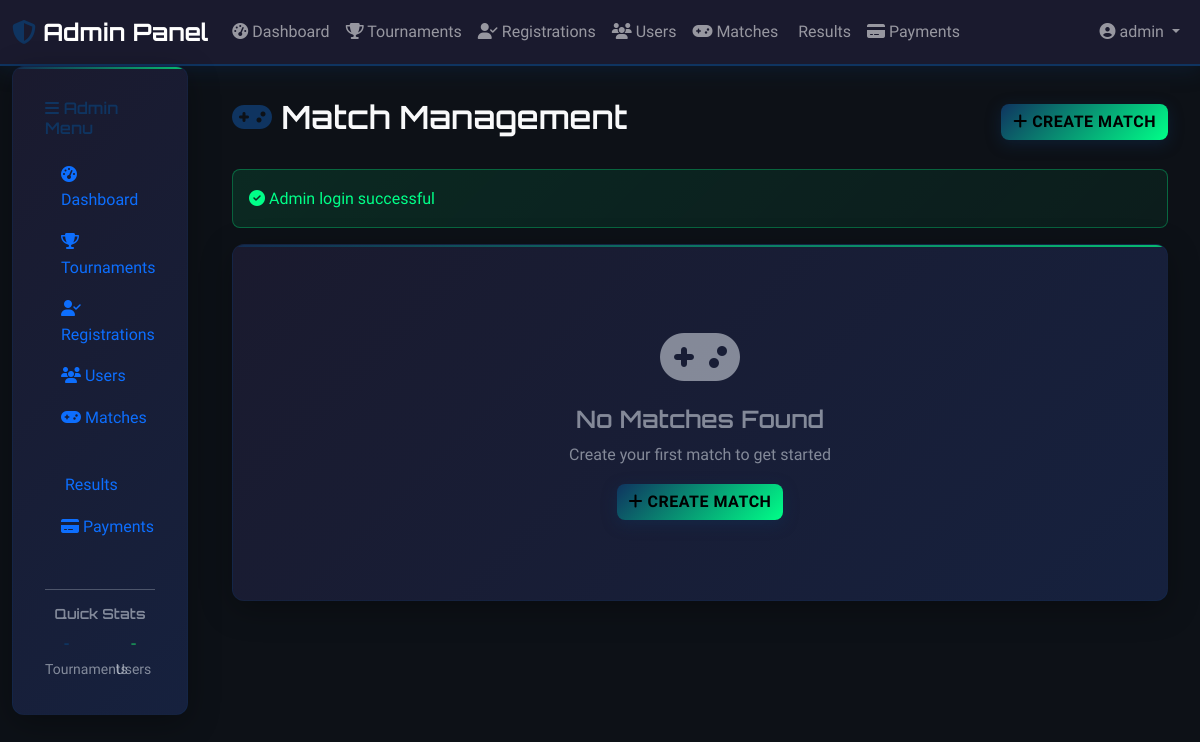
Before: /admin/matches.php (signed in) with the older database file.
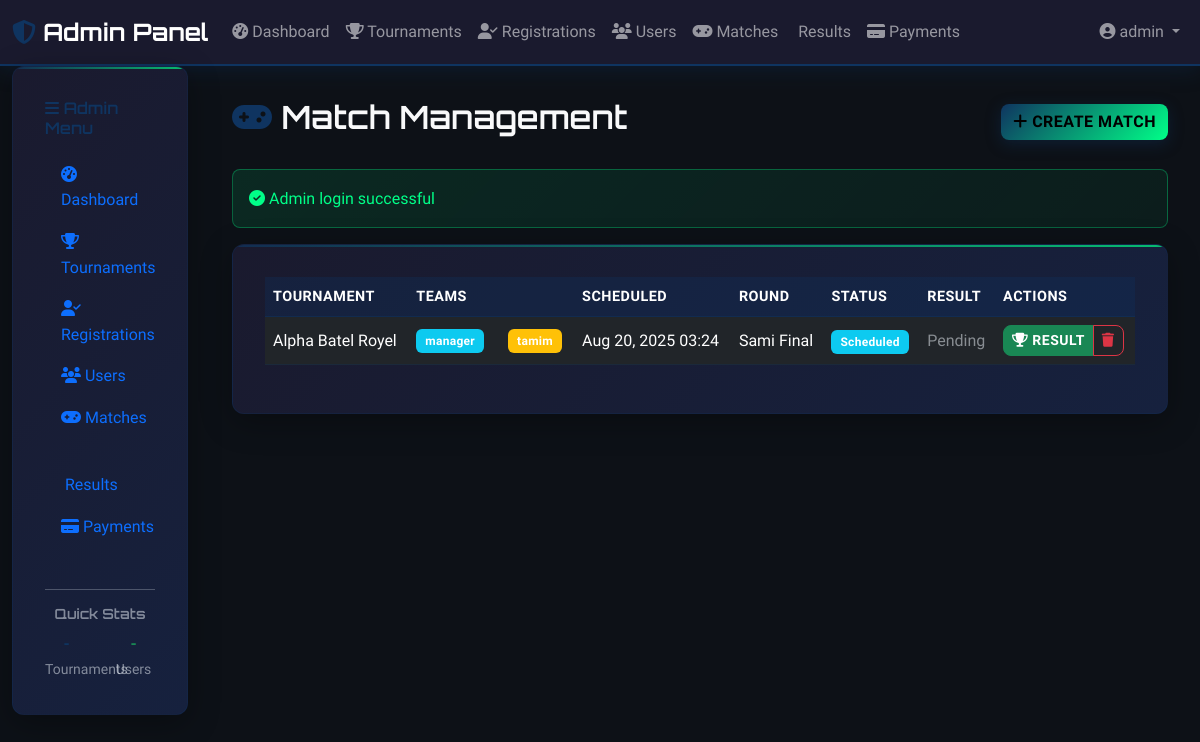
After: the same page with the newer database file.
### tables this page shows
CREATE TABLE matches (
                    id INTEGER PRIMARY KEY AUTOINCREMENT,
                    tournament_id INTEGER NOT NULL,
                    team1_id INTEGER NOT NULL,
                    team2_id INTEGER NOT NULL,
                    team1_name VARCHAR(100),
                    team2_name VARCHAR(100),
                    status VARCHAR(20) DEFAULT 'scheduled',
                    score1 INTEGER,
                    score2 INTEGER,
                    winner_id INTEGER,
                    scheduled_at DATETIME,
                    started_at DATETIME,
                    completed_at DATETIME,
                    created_at DATETIME DEFAULT CURRENT_TIMESTAMP, scheduled_date DATETIME, updated_at TIMESTAMP DEFAULT CURRENT_TIMESTAMP, round VARCHAR(50), notes TEXT,
                    FOREIGN KEY (tournament_id) REFERENCES tournaments(id) ON DELETE CASCADE,
                    FOREIGN KEY (team1_id) REFERENCES users(id),
                    FOREIGN KEY (team2_id) REFERENCES users(id),
                    FOREIGN KEY (winner_id) REFERENCES users(id)
                );

CREATE TABLE tournaments (
                    id INTEGER PRIMARY KEY AUTOINCREMENT,
                    name VARCHAR(200) NOT NULL,
                    description TEXT,
                    game_type VARCHAR(100) NOT NULL,
                    max_teams INTEGER NOT NULL,
                    entry_fee DECIMAL(10,2) DEFAULT 0,
                    prize_pool DECIMAL(10,2) DEFAULT 0,
                    start_date DATETIME,
                    end_date DATETIME,
                    status VARCHAR(20) DEFAULT 'upcoming',
                    thumbnail VARCHAR(255),
                    created_at DATETIME DEFAULT CURRENT_TIMESTAMP,
                    updated_at DATETIME DEFAULT CURRENT_TIMESTAMP
                , winner_id INTEGER, runner_up_id INTEGER, third_place_id INTEGER, winner_prize DECIMAL(10,2) DEFAULT 0.00, runner_up_prize DECIMAL(10,2) DEFAULT 0.00, third_place_prize DECIMAL(10,2) DEFAULT 0.00);

### includes/functions.php (called while the page is built, shortened)
<?php
function formatDate($date, $format = 'M d, Y H:i') {
    return date($format, strtotime($date));
}
?>

### admin/matches.php (the view, shortened to what the rows shown need)
<?php
require_once '../config/config.php';
$action = $_GET['action'] ?? 'list';
$tournamentId = $_GET['tournament_id'] ?? null;
if ($action === 'list') {
    $whereClause = '';
    $params = [];
    $stmt = $pdo->prepare("
        SELECT m.*, t.name as tournament_name,
               u1.username as team1_name, u2.username as team2_name,
               uw.username as winner_name
        FROM matches m
        JOIN tournaments t ON m.tournament_id = t.id
        JOIN users u1 ON m.team1_id = u1.id
        JOIN users u2 ON m.team2_id = u2.id
        LEFT JOIN users uw ON m.winner_id = uw.id
        $whereClause
        ORDER BY m.scheduled_date DESC, m.created_at DESC
    ");
    $stmt->execute($params);
    $matches = $stmt->fetchAll();
}
?>
<!DOCTYPE html>
<html lang="en">
<head>
    <link href="https://cdn.jsdelivr.net/npm/bootstrap@5.3.0/dist/css/bootstrap.min.css" rel="stylesheet">
    <link rel="stylesheet" href="https://cdnjs.cloudflare.com/ajax/libs/font-awesome/6.4.0/css/all.min.css">
    <link rel="stylesheet" href="../assets/css/style.css">
</head>
<body>
    <div class="container-fluid">
        <div class="row">
            <div class="col-lg-10 main-content">
                <div class="d-flex justify-content-between align-items-center mb-4">
                    <h2 class="text-light">
                        <i class="fas fa-gamepad text-accent"></i> Match Management
                    </h2>
                </div>
                <?php if ($action === 'list'): ?>
                    <div class="gaming-card">
                        <?php if (empty($matches)): ?>
                            <div class="text-center text-light-50 py-5">
                                <i class="fas fa-gamepad fa-4x mb-3"></i>
                                <h4>No Matches Found</h4>
                                <p>Create your first match to get started</p>
                                <a href="?action=create<?= $tournamentId ? '&tournament_id=' . $tournamentId : '' ?>" class="btn btn-accent">
                                    <i class="fas fa-plus"></i> Create Match
                                </a>
                            </div>
                        <?php else: ?>
                            <div class="table-responsive">
                                <table class="table table-dark table-hover">
                                    <thead>
                                        <tr>
                                            <th>Tournament</th>
                                            <th>Teams</th>
                                            <th>Scheduled</th>
                                            <th>Round</th>
                                            <th>Status</th>
                                            <th>Result</th>
                                            <th>Actions</th>
                                        </tr>
                                    </thead>
                                    <tbody>
                                        <?php foreach ($matches as $match): ?>
                                            <tr>
                                                <td><?= htmlspecialchars($match['tournament_name']) ?></td>
                                                <td>
                                                    <div class="d-flex align-items-center">
                                                        <span class="badge bg-info me-2"><?= htmlspecialchars($match['team1_name']) ?></span>
                                                        <span class="badge bg-warning"><?= htmlspecialchars($match['team2_name']) ?></span>
                                                    </div>
                                                </td>
                                                <td><?= formatDate($match['scheduled_date']) ?></td>
                                                <td><?= htmlspecialchars($match['round']) ?></td>
                                                <td>
                                                    <span class="badge bg-<?= $match['status'] === 'completed' ? 'success' : ($match['status'] === 'live' ? 'danger' : 'info') ?>">
                                                        <?= ucfirst($match['status']) ?>
                                                    </span>
                                                </td>
                                                <td>
                                                    <?php if ($match['status'] === 'completed'): ?>
                                                        <span class="text-success fw-bold">
                                                            <?= htmlspecialchars($match['winner_name']) ?> Wins
                                                        </span>
                                                        <br><small class="text-light-50"><?= $match['score1'] ?> - <?= $match['score2'] ?></small>
                                                    <?php else: ?>
                                                        <span class="text-light-50">Pending</span>
                                                    <?php endif; ?>
                                                </td>
                                                <td>
                                                    <div class="btn-group" role="group">
                                                        <?php if ($match['status'] !== 'completed'): ?>
                                                            <a href="?action=result&id=<?= $match['id'] ?>" class="btn btn-sm btn-success">
                                                                <i class="fas fa-trophy"></i> Result
                                                            </a>
                                                        <?php endif; ?>
                                                        <a href="?action=delete&id=<?= $match['id'] ?>"
                                                           class="btn btn-sm btn-outline-danger"
                                                           onclick="return confirm('Are you sure you want to delete this match?')">
                                                            <i class="fas fa-trash"></i>
                                                        </a>
                                                    </div>
                                                </td>
                                            </tr>
                                        <?php endforeach; ?>
                                    </tbody>
                                </table>
                            </div>
                        <?php endif; ?>
                    </div>
                <?php endif; ?>
            </div>
        </div>
    </div>
</body>
</html>

Changed rows visible on the page:
added matches: tournament.name "Alpha Batel Royel", team1_name "manager", team2_name "tamim", scheduled_date "Aug 20, 2025 03:24", round "Sami Final", status "Scheduled", shows "Pending"
Other visible differences:
text no longer shown: "No Matches Found Create your first match to get started CREATE MATCH"
text now shown: "TOURNAMENT TEAMS SCHEDULED ROUND STATUS RESULT ACTIONS"
